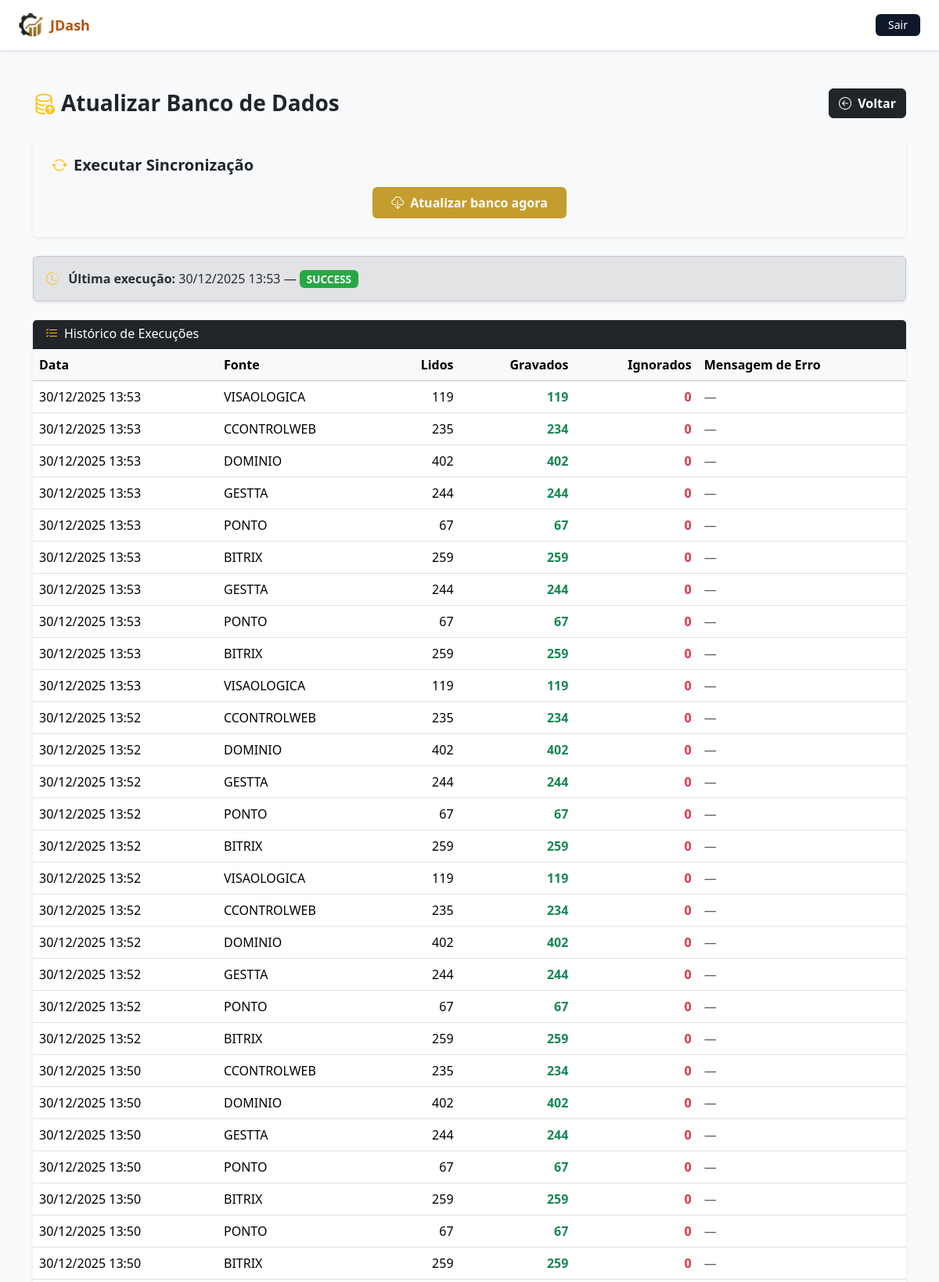
Page /sync/ (signed in, upper part) on the committed database.
### core/models.py (models this page shows, shortened)
class TimeStampedModel(models.Model):
    created_at = models.DateTimeField(auto_now_add=True)
    updated_at = models.DateTimeField(auto_now=True)
    class Meta:
        abstract = True

class SyncRun(TimeStampedModel):
    STATUS_CHOICES = (
        ("running", "running"),
        ("success", "success"),
        ("error", "error"),
    )
    status = models.CharField(max_length=20, choices=STATUS_CHOICES, default="running")
    mensagem = models.TextField(blank=True, default="")

class SyncDetail(TimeStampedModel):
    FONTE_CHOICES = (
        ("BITRIX", "BITRIX"),
        ("Ponto", "Ponto"),
        ("GESTTA", "GESTTA"),
        ("DOMINIO", "DOMINIO"),
        ("CCONTROLWEB", "CCONTROLWEB"),
        ("VISAOLOGICA", "VISAOLOGICA"),
    )
    run = models.ForeignKey(SyncRun, related_name="details", on_delete=models.CASCADE)
    fonte = models.CharField(max_length=20, choices=FONTE_CHOICES)
    lidos = models.IntegerField(default=0)
    gravados = models.IntegerField(default=0)
    ignorados = models.IntegerField(default=0)
    mensagem_erro = models.TextField(blank=True, default="")

### core/views.py (the view, shortened to what this page needs)
# urls.py: path("sync/", is_staff_required(views.sync_manual), name="sync_manual"),
@user_passes_test(lambda u: u.is_staff)
@staff_member_required
def sync_manual(request):
    itens = SyncDetail.objects.select_related("run").order_by("-created_at")[:50]
    run = SyncRun.objects.order_by("-created_at").first()
    return render(request, "core/sync_manual.html", {"itens": itens, "run": run})

### core/templates/core/sync_manual.html (shortened to what this page needs)
{% extends "core/base.html" %}
{% load static %}
{% block content %}
<link href="https://cdn.jsdelivr.net/npm/bootstrap@5.3.2/dist/css/bootstrap.min.css" rel="stylesheet">
<link href="https://cdn.jsdelivr.net/npm/bootstrap-icons@1.11.3/font/bootstrap-icons.css" rel="stylesheet">
<div class="container mt-4">
  <div class="d-flex justify-content-between align-items-center mb-4">
    <h3 class="fw-bold text-dark mb-0">
      <i class="bi bi-database-up text-warning me-2"></i>Atualizar Banco de Dados
    </h3>
    {% if user.is_staff or user.is_superuser %}
    <a href="{% url 'core:dashboard' %}" class="btn btn-dark fw-semibold">
      <i class="bi bi-arrow-left-circle me-1"></i> Voltar
    </a>
    {% endif %}
  </div>
  {% if user.is_staff or user.is_superuser %}
  <div class="card border-0 shadow-sm p-4 mb-4 bg-light">
    <h5 class="fw-semibold mb-3"><i class="bi bi-arrow-repeat text-warning me-2"></i>Executar Sincronização</h5>
    <form method="post" class="text-center">
      <button type="submit" class="btn btn-gold px-4 py-2">
        <i class="bi bi-cloud-download me-2"></i>Atualizar banco agora
      </button>
    </form>
  </div>
  {% else %}
  <div class="alert alert-danger shadow-sm">
    <i class="bi bi-exclamation-triangle-fill me-2"></i>
    Apenas administradores podem executar atualizações de banco.
  </div>
  {% endif %}
  {% if run %}
  <div class="alert alert-secondary shadow-sm mt-3">
    <i class="bi bi-clock-history text-warning me-2"></i>
    <strong>Última execução:</strong> {{ run.created_at|date:"d/m/Y H:i" }}
    —
    <span class="badge badge-status
      {% if run.status == 'running' %}status-running{% elif run.status == 'success' %}status-success{% else %}status-error{% endif %}
      ">
      {{ run.status|upper }}
    </span>
  </div>
  {% endif %}
  <div class="card border-0 shadow-sm mt-4">
    <div class="card-header bg-dark text-white d-flex align-items-center justify-content-between">
      <h6 class="mb-0"><i class="bi bi-list-check text-warning me-2"></i>Histórico de Execuções</h6>
    </div>
    <div class="table-responsive">
      <table class="table table-hover align-middle mb-0">
        <thead class="table-light">
          <tr>
            <th>Data</th>
            <th>Fonte</th>
            <th class="text-end">Lidos</th>
            <th class="text-end">Gravados</th>
            <th class="text-end">Ignorados</th>
            <th>Mensagem de Erro</th>
          </tr>
        </thead>
        <tbody>
          {% for i in itens %}
          <tr>
            <td>{{ i.created_at|date:"d/m/Y H:i" }}</td>
            <td>{{ i.fonte }}</td>
            <td class="text-end">{{ i.lidos }}</td>
            <td class="text-end text-success fw-semibold">{{ i.gravados }}</td>
            <td class="text-end text-danger fw-semibold">{{ i.ignorados }}</td>
            <td>
              {% if i.mensagem_erro %}
                <span class="text-danger"><i class="bi bi-exclamation-circle me-1"></i>{{ i.mensagem_erro }}</span>
              {% else %}
                <span class="text-muted">—</span>
              {% endif %}
            </td>
          </tr>
          {% empty %}
          <tr><td colspan="6" class="text-center text-muted py-3">Nenhuma execução registrada</td></tr>
          {% endfor %}
        </tbody>
      </table>
    </div>
  </div>
</div>
{% endblock %}

### core/templates/core/sync_manual.html (style rules this page uses)
.btn-gold { background-color: #c59d2f; color: #fff; font-weight: 600; transition: all 0.3s ease; border: none; }
.badge-status { font-size: 0.85rem; }
.status-success { background-color: #28a745; }

### rows in the picture
SyncRun: created_at "30/12/2025 13:53", status "SUCCESS"
SyncDetail: created_at "30/12/2025 13:53", fonte "VISAOLOGICA", lidos "119", gravados "119", ignorados "0"
SyncDetail: created_at "30/12/2025 13:53", fonte "CCONTROLWEB", lidos "235", gravados "234", ignorados "0"
SyncDetail: created_at "30/12/2025 13:53", fonte "DOMINIO", lidos "402", gravados "402", ignorados "0"
SyncDetail: created_at "30/12/2025 13:53", fonte "GESTTA", lidos "244", gravados "244", ignorados "0"
SyncDetail: created_at "30/12/2025 13:53", fonte "PONTO", lidos "67", gravados "67", ignorados "0"
SyncDetail: created_at "30/12/2025 13:53", fonte "BITRIX", lidos "259", gravados "259", ignorados "0"
SyncDetail: created_at "30/12/2025 13:53", fonte "GESTTA", lidos "244", gravados "244", ignorados "0"
SyncDetail: created_at "30/12/2025 13:53", fonte "PONTO", lidos "67", gravados "67", ignorados "0"
SyncDetail: created_at "30/12/2025 13:53", fonte "BITRIX", lidos "259", gravados "259", ignorados "0"
SyncDetail: created_at "30/12/2025 13:53", fonte "VISAOLOGICA", lidos "119", gravados "119", ignorados "0"
SyncDetail: created_at "30/12/2025 13:52", fonte "CCONTROLWEB", lidos "235", gravados "234", ignorados "0"
SyncDetail: created_at "30/12/2025 13:52", fonte "DOMINIO", lidos "402", gravados "402", ignorados "0"
SyncDetail: created_at "30/12/2025 13:52", fonte "GESTTA", lidos "244", gravados "244", ignorados "0"
SyncDetail: created_at "30/12/2025 13:52", fonte "PONTO", lidos "67", gravados "67", ignorados "0"
SyncDetail: created_at "30/12/2025 13:52", fonte "BITRIX", lidos "259", gravados "259", ignorados "0"
SyncDetail: created_at "30/12/2025 13:52", fonte "VISAOLOGICA", lidos "119", gravados "119", ignorados "0"
SyncDetail: created_at "30/12/2025 13:52", fonte "CCONTROLWEB", lidos "235", gravados "234", ignorados "0"
SyncDetail: created_at "30/12/2025 13:52", fonte "DOMINIO", lidos "402", gravados "402", ignorados "0"
SyncDetail: created_at "30/12/2025 13:52", fonte "GESTTA", lidos "244", gravados "244", ignorados "0"
SyncDetail: created_at "30/12/2025 13:52", fonte "PONTO", lidos "67", gravados "67", ignorados "0"
SyncDetail: created_at "30/12/2025 13:52", fonte "BITRIX", lidos "259", gravados "259", ignorados "0"
SyncDetail: created_at "30/12/2025 13:50", fonte "CCONTROLWEB", lidos "235", gravados "234", ignorados "0"
SyncDetail: created_at "30/12/2025 13:50", fonte "DOMINIO", lidos "402", gravados "402", ignorados "0"
SyncDetail: created_at "30/12/2025 13:50", fonte "GESTTA", lidos "244", gravados "244", ignorados "0"
SyncDetail: created_at "30/12/2025 13:50", fonte "PONTO", lidos "67", gravados "67", ignorados "0"
SyncDetail: created_at "30/12/2025 13:50", fonte "BITRIX", lidos "259", gravados "259", ignorados "0"
SyncDetail: created_at "30/12/2025 13:50", fonte "PONTO", lidos "67", gravados "67", ignorados "0"
SyncDetail: created_at "30/12/2025 13:50", fonte "BITRIX", lidos "259", gravados "259", ignorados "0"
